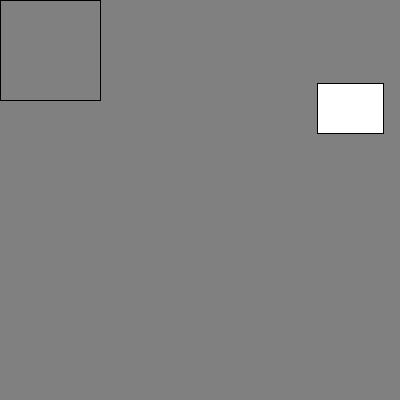
Frame 1 (no input)
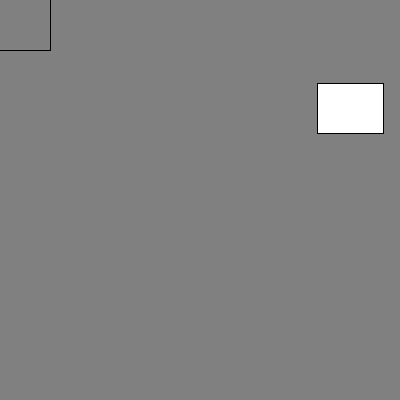
Frame 60 (the mouse pressed at the canvas centre just before this capture)
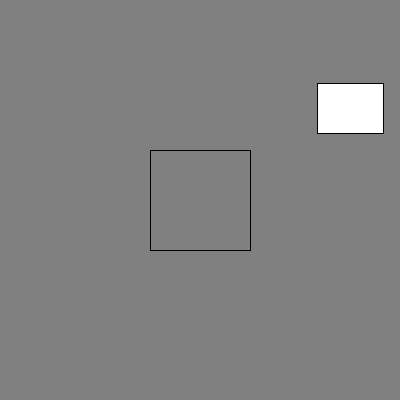
Frame 120 (the mouse held since frame 60 and released just before this capture)

The Processing sketch that drew these frames (run headless with seeded random() and noise(); from frame 60 on, the mouse is pressed at the canvas centre):

// Processing sketch: collision03
// ── collision03.pde
//要如何判斷碰撞: 正方形、三角形
float x1, y1, w1, h1;
float x2=0, y2=0, w2=100, h2=100;
void setup(){
  size(400,400);
  w1=random(40,80);
  h1=random(40,80);
  x1=random(400-w1);
  y1=random(400-h1);
}
void draw(){
  background(128);
  if(testCollision() || testCollision2() ) fill(255,0,0);
  else fill(255); 
  
  rect(x1,y1,w1,h1);
  noFill(); rect(x2,y2,w2,h2);
  x2=mouseX-w2/2;
  y2=mouseY-h2/2;
}
boolean testCollision2(){
  if( oneCollision2(x1,y1) ) return true;
  else if( oneCollision2(x1+w1,y1) ) return true;
  else if( oneCollision2(x1+w1,y1+h1) ) return true;
  else if( oneCollision2(x1, y1+h1) ) return true;
  else return false;  
}
boolean oneCollision2(float x, float y){
  if( x2<x && x<x2+w2 && y2<y && y<y2+h2 ) return true;
  else return false;  
}boolean testCollision(){
  if( oneCollision(x2,y2) ) return true;
  else if( oneCollision(x2+w2,y2) ) return true;
  else if( oneCollision(x2+w2,y2+h2) ) return true;
  else if( oneCollision(x2, y2+h2) ) return true;
  else return false;
}
boolean oneCollision(float x, float y){
  if( x1<x && x<x1+w1 && y1<y && y<y1+h1 ) return true;
  else return false;  
}
